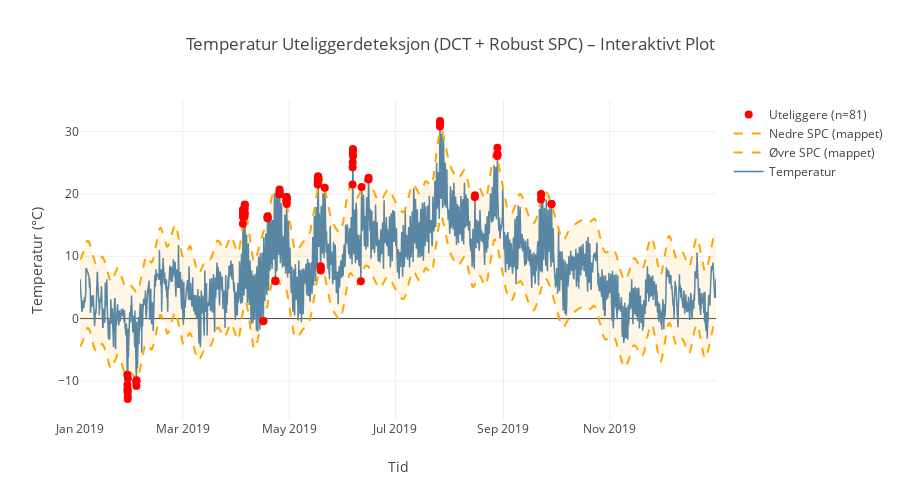

Here is the notebook cell this chart was saved with:
### Code cell
import pandas as pd
import plotly.graph_objects as go
import streamlit as st 
def plot_anomaly_detection_plotly(df, column='temperature_2m (°C)'):
    """
    plotting timeseries with anomalies marked, using Plotly for interactivity.
    Depends on a DataFrame (df) having a boolean column named 'anomaly'..
    """
    
    data = df.copy()
    
    # Identifies normal points and anomalies
    normal_points = data[data['anomaly'] == False]
    anomalies = data[data['anomaly'] == True]
    
    n_anomalies = len(anomalies)

    # 3. Create Plotly figure
    fig = go.Figure()

    # Add normal time series (as line)
    fig.add_trace(go.Scatter(
        x=normal_points['time'], 
        y=normal_points[column], 
        mode='lines', 
        name='Normal Temperature', 
        line=dict(color='blue', width=1.5)
    ))

    # Add anomalies (as points)
    if not anomalies.empty:
        fig.add_trace(go.Scatter(
            x=anomalies['time'], 
            y=anomalies[column], 
            mode='markers', 
            name=f'Anomalier (n={n_anomalies})', 
            marker=dict(color='red', size=8, symbol='circle')
        ))

    # Update Layout
    fig.update_layout(
        title='Anomaly Detection (e.g., Isolation Forest) – Interactive Plot',
        xaxis_title='Time',
        yaxis_title=column,
        hovermode='x unified',
        height=500
    )
    
    # Return the Plotly figure
    return fig

# execution for SPC plot with the new Plotly function:
results = detect_temperature_outliers(df_weather) 
fig_spc = plot_temperature_outliers_plotly(results) 
fig_spc.show() 

# execution for Anomaly plot with the new Plotly function:
    # df_anomali_results = your_anomaly_detection_function(df_weather)
    # fig_anomali = plot_anomaly_detection_plotly(df_anomali_results)
    # fig_anomali.show() # <--- THIS LINE DISPLAYS THE ANOMALY PLOT

### Figure 1 — Plotly figure (JSON) as saved in the notebook; plotly's stock layout.template omitted (floating-point values rounded to 4 significant figures; data arrays with more than 128 entries replaced by an {"elided": "..."} marker saying what was removed)
{"data": [{"line": {"color": "steelblue", "width": 1.5}, "mode": "lines", "name": "Temperatur", "type": "scatter", "x": {"elided": "8760 str values"}, "y": {"elided": "8760 float values"}}, {"line": {"color": "orange", "dash": "dash"}, "mode": "lines", "name": "Øvre SPC (mappet)", "type": "scatter", "x": {"elided": "8760 str values"}, "y": {"elided": "8760 float values"}}, {"line": {"color": "orange", "dash": "dash"}, "mode": "lines", "name": "Nedre SPC (mappet)", "type": "scatter", "x": {"elided": "8760 str values"}, "y": {"elided": "8760 float values"}}, {"fill": "tonexty", "fillcolor": "rgba(255,165,0,0.1)", "line": {"width": 0}, "name": "SPC-område", "showlegend": false, "type": "scatter", "x": {"elided": "8760 str values"}, "y": {"elided": "8760 float values"}}, {"marker": {"color": "red", "size": 8}, "mode": "markers", "name": "Uteliggere (n=81)", "type": "scatter", "x": ["2019-01-28T04:00:00", "2019-01-28T05:00:00", "2019-01-28T06:00:00", "2019-01-28T07:00:00", "2019-01-28T08:00:00", "2019-01-28T09:00:00", "2019-01-28T10:00:00", "2019-01-28T11:00:00", "2019-02-02T07:00:00", "2019-02-02T08:00:00", "2019-02-02T09:00:00", "2019-02-02T10:00:00", "2019-04-04T11:00:00", "2019-04-04T12:00:00", "2019-04-04T13:00:00", "2019-04-04T14:00:00", "2019-04-04T15:00:00", "2019-04-04T16:00:00", "2019-04-04T17:00:00", "2019-04-05T11:00:00", "2019-04-05T12:00:00", "2019-04-05T13:00:00", "2019-04-05T14:00:00", "2019-04-05T15:00:00", "2019-04-16T05:00:00", "2019-04-16T06:00:00", "2019-04-18T14:00:00", "2019-04-18T15:00:00", "2019-04-18T16:00:00", "2019-04-23T01:00:00", "2019-04-23T05:00:00", "2019-04-25T11:00:00", "2019-04-25T12:00:00", "2019-04-25T13:00:00", "2019-04-25T15:00:00", "2019-04-29T10:00:00", "2019-04-29T11:00:00", "2019-04-29T12:00:00", "2019-04-29T13:00:00", "2019-04-29T14:00:00", "2019-04-29T15:00:00", "2019-04-29T16:00:00", "2019-05-17T10:00:00", "2019-05-17T11:00:00", "2019-05-17T12:00:00", "2019-05-17T13:00:00", "2019-05-17T14:00:00", "2019-05-17T15:00:00", "2019-05-17T16:00:00", "2019-05-17T17:00:00", "2019-05-17T18:00:00", "2019-05-19T03:00:00", "2019-05-19T04:00:00", "2019-05-19T05:00:00", "2019-05-21T11:00:00", "2019-06-06T10:00:00", "2019-06-06T11:00:00", "2019-06-06T12:00:00", "2019-06-06T13:00:00", "2019-06-06T14:00:00", "2019-06-06T15:00:00", "2019-06-06T16:00:00", "2019-06-11T04:00:00", "2019-06-11T14:00:00", "2019-06-15T13:00:00", "2019-06-15T14:00:00", "2019-07-26T13:00:00", "2019-07-26T14:00:00", "2019-07-26T15:00:00", "2019-07-26T16:00:00", "2019-08-15T14:00:00", "2019-08-15T15:00:00", "2019-08-28T11:00:00", "2019-08-28T12:00:00", "2019-08-28T13:00:00", "2019-08-28T14:00:00", "2019-09-22T13:00:00", "2019-09-22T14:00:00", "2019-09-22T15:00:00", "2019-09-28T13:00:00", "2019-09-28T14:00:00"], "y": [-9.0, -10.6, -11.3, -11.8, -11.6, -12.9, -12.5, -9.6, -10.1, -10.1, -10.8, -9.9, 15.2, 16.4, 16.9, 17.5, 17.4, 17.1, 16.2, 16.4, 17.6, 18.2, 18.3, 16.9, -0.4, -0.4, 16.1, 16.4, 16.3, 6.1, 6.0, 19.9, 20.7, 20.4, 20.0, 18.7, 19.0, 19.5, 19.3, 19.5, 19.1, 18.4, 21.6, 22.0, 22.2, 21.5, 22.5, 22.8, 22.8, 22.6, 22.0, 8.4, 7.7, 8.1, 21.0, 21.5, 24.3, 25.1, 26.4, 27.0, 27.2, 26.1, 6.0, 21.1, 22.3, 22.6, 30.8, 31.3, 31.7, 31.2, 19.5, 19.8, 26.1, 26.4, 27.4, 26.3, 19.1, 20.0, 19.9, 18.4, 18.4]}], "layout": {"height": 500, "hovermode": "x unified", "title": {"text": "Temperatur Uteliggerdeteksjon (DCT + Robust SPC) – Interaktivt Plot"}, "xaxis": {"title": {"text": "Tid"}}, "yaxis": {"title": {"text": "Temperatur (°C)"}}}}
